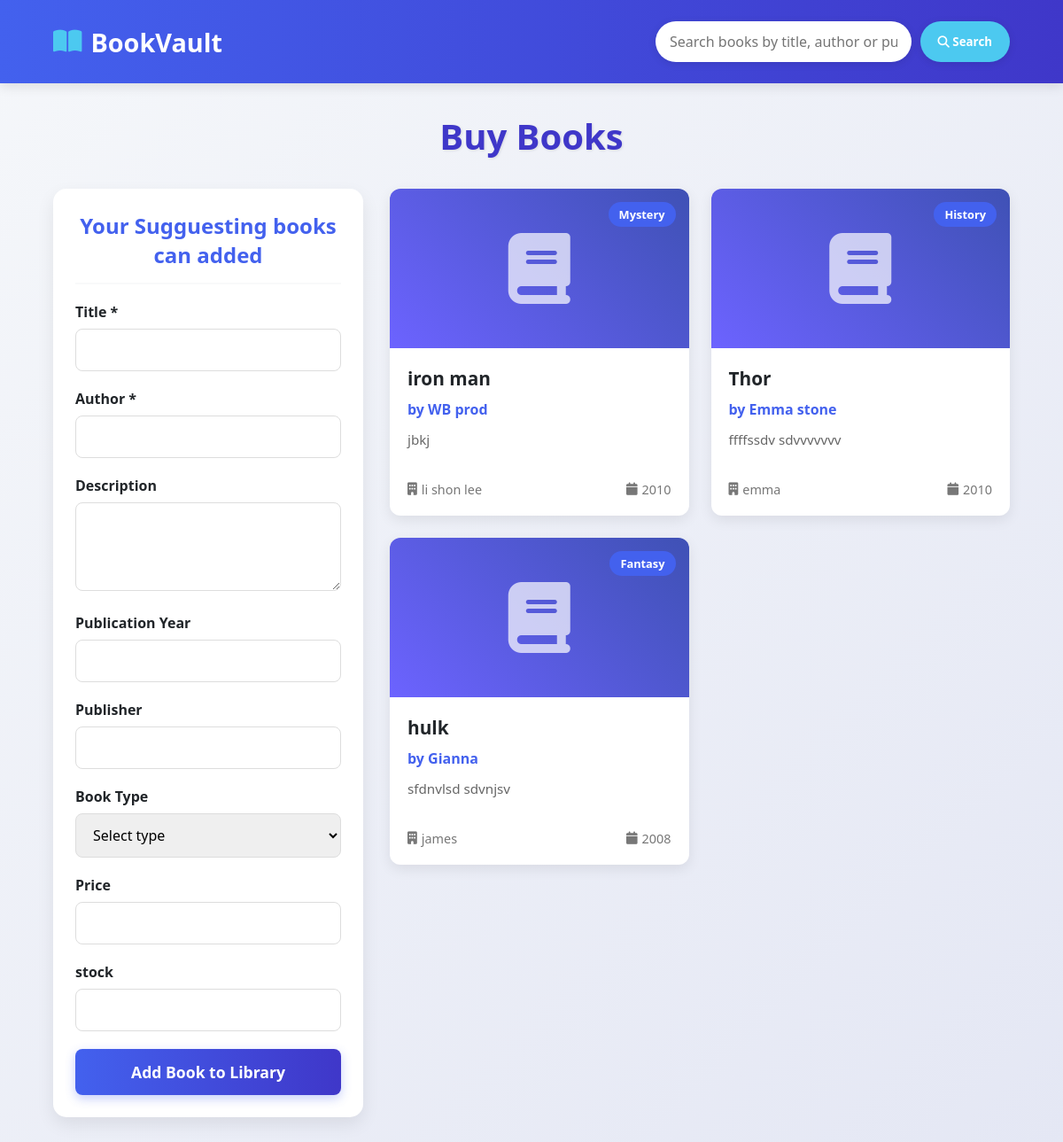
/booklist.php, run on the app's committed database.
### tables this page shows
CREATE TABLE `books` (
  `id` int(11) NOT NULL,
  `title` varchar(255) NOT NULL,
  `author` varchar(255) NOT NULL,
  `description` text NOT NULL,
  `year` int(11) DEFAULT NULL,
  `publisher` varchar(255) DEFAULT NULL,
  `type` enum('Fiction','Non-Fiction','Romance','Sci-Fi','Mystery','Thriller','Biography','History','Fantasy','Science','Children') NOT NULL,
  `price` float NOT NULL,
  `stock` int(11) NOT NULL,
  `created_at` timestamp NOT NULL DEFAULT current_timestamp()
);

### booklist.php (the view, shortened to what this page needs)
<?php
$host = "localhost";
$username = "root";
$password = "";
$dbname = "book_store";
$conn = new mysqli($host, $username, $password, $dbname);
$books = [];
$sql = "SELECT * FROM books ORDER BY id DESC";
$result = $conn->query($sql);
if ($result->num_rows > 0) {
    while($row = $result->fetch_assoc()) {
        $books[] = $row;
    }
}
?>
<!DOCTYPE html>
<html lang="en">
<head>
    <link rel="stylesheet" href="https://cdnjs.cloudflare.com/ajax/libs/font-awesome/6.4.0/css/all.min.css">
</head>
<body>
    <header>
        <div class="container">
            <div class="header-content">
                <div class="logo">
                    <i class="fas fa-book-open"></i>
                    <span>BookVault</span>
                </div>
                <div class="search-container">
                    <input type="text" id="searchInput" placeholder="Search books by title, author or publisher...">
                    <button id="searchBtn"><i class="fas fa-search"></i> Search</button>
                </div>
            </div>
        </div>
    </header>
    <div class="container">
        <h1>Buy Books</h1>
        <div class="main-content">
            <div class="form-container">
                <h2>Your Sugguesting books can added</h2>
                <form id="bookForm" method="POST">
                    <div class="form-group">
                        <label for="title">Title *</label>
                        <input type="text" id="title" name="title" required>
                    </div>
                    <div class="form-group">
                        <label for="author">Author *</label>
                        <input type="text" id="author" name="author" required>
                    </div>
                    <div class="form-group">
                        <label for="description">Description</label>
                        <textarea id="description" name="description"></textarea>
                    </div>
                    <div class="form-group">
                        <label for="year">Publication Year</label>
                        <input type="number" id="year" name="year" min="1800" max="<?php echo date('Y'); ?>">
                    </div>
                    <div class="form-group">
                        <label for="publisher">Publisher</label>
                        <input type="text" id="publisher" name="publisher">
                    </div>
                    <div class="form-group">
                        <label for="type">Book Type</label>
                        <select id="type" name="type">
                            <option value="">Select type</option>
                        </select>
                    </div>
                    <div class="form-group">
                        <label for="price">Price</label>
                        <input type="text" id="price" name="price">
                    </div>
                    <div class="form-group">
                        <label for="stock">stock</label>
                        <input type="text" id="stock" name="stock">
                    </div>
                    <button type="submit" class="btn-submit">Add Book to Library</button>
                </form>
            </div>
            <div class="books-section">
                <div class="books-container" id="booksContainer">
                    <?php if (count($books) > 0): ?>
                        <?php foreach ($books as $book): ?>
                            <div class="book-card">
                                <div class="card-header">
                                    <i class="fas fa-book book-icon"></i>
                                    <span class="book-type"><?php echo htmlspecialchars($book['type'] ?? 'General'); ?></span>
                                </div>
                                <div class="card-body">
                                    <h3><?php echo htmlspecialchars($book['title']); ?></h3>
                                    <span class="author">by <?php echo htmlspecialchars($book['author']); ?></span>
                                    <p><?php echo htmlspecialchars($book['description'] ?: 'No description available.'); ?></p>
                                </div>
                                <div class="card-footer">
                                    <div class="publisher">
                                        <i class="fas fa-building"></i>
                                        <span><?php echo htmlspecialchars($book['publisher'] ?: 'Unknown'); ?></span>
                                    </div>
                                    <div class="year">
                                        <i class="fas fa-calendar"></i>
                                        <span><?php echo htmlspecialchars($book['year'] ?: 'N/A'); ?></span>
                                    </div>
                                </div>
                            </div>
                        <?php endforeach; ?>
                    <?php endif; ?>
                </div>
            </div>
        </div>
    </div>
</body>
</html>

### booklist.php (style rules this page uses)
* { margin: 0; padding: 0; box-sizing: border-box; font-family: 'Segoe UI', Tahoma, Geneva, Verdana, sans-serif; }
:root { --primary: #4361ee; --secondary: #3f37c9; --success: #4cc9f0; --dark: #212529; --light: #f8f9fa; --danger: #e63946; --warning: #ffaa00; }
body { background: linear-gradient(135deg, #f5f7fa 0%, #e4e7f4 100%); color: var(--dark); min-height: 100vh; padding-bottom: 40px; }
header { background: linear-gradient(to right, var(--primary), var(--secondary)); color: white; padding: 1.5rem 0; box-shadow: 0 4px 12px rgba(0, 0, 0, 0.1); position: sticky; top: 0; z-index: 100; }
.container { width: 90%; max-width: 1200px; margin: 0 auto; }
.header-content { display: flex; justify-content: space-between; align-items: center; }
.logo { display: flex; align-items: center; gap: 10px; font-size: 1.8rem; font-weight: 700; }
.logo i { color: var(--success); }
.search-container { display: flex; gap: 10px; width: 400px; }
.search-container input { flex: 1; padding: 12px 16px; border: none; border-radius: 50px; font-size: 1rem; box-shadow: 0 2px 10px rgba(0, 0, 0, 0.1); }
.search-container button { background: var(--success); color: white; border: none; border-radius: 50px; padding: 0 20px; cursor: pointer; font-weight: 600; transition: all 0.3s ease; box-shadow: 0 2px 10px rgba(0, 0, 0, 0.1); }
h1 { text-align: center; margin: 2rem 0; font-size: 2.5rem; color: var(--secondary); text-shadow: 1px 1px 3px rgba(0,0,0,0.1); }
.main-content { display: grid; grid-template-columns: 350px 1fr; gap: 30px; }
.form-container { background: white; padding: 25px; border-radius: 15px; box-shadow: 0 8px 20px rgba(0, 0, 0, 0.08); height: fit-content; position: sticky; top: 100px; }
.form-container h2 { color: var(--primary); margin-bottom: 20px; text-align: center; padding-bottom: 15px; border-bottom: 2px solid var(--light); }
.form-group { margin-bottom: 20px; }
.form-group label { display: block; margin-bottom: 8px; font-weight: 600; color: var(--dark); }
.form-group input, .form-group textarea, .form-group select { width: 100%; padding: 12px 15px; border: 1px solid #ddd; border-radius: 8px; font-size: 1rem; transition: all 0.3s ease; }
.form-group textarea { min-height: 100px; resize: vertical; }
.btn-submit { background: linear-gradient(to right, var(--primary), var(--secondary)); color: white; border: none; border-radius: 8px; padding: 14px; width: 100%; font-size: 1.1rem; font-weight: 600; cursor: pointer; transition: all 0.3s ease; box-shadow: 0 4px 12px rgba(67, 97, 238, 0.3); }
.books-container { display: grid; grid-template-columns: repeat(auto-fill, minmax(280px, 1fr)); gap: 25px; }
.book-card { background: white; border-radius: 12px; overflow: hidden; box-shadow: 0 5px 15px rgba(0, 0, 0, 0.08); transition: all 0.3s ease; display: flex; flex-direction: column; height: 100%; }
.card-header { height: 180px; overflow: hidden; position: relative; background: linear-gradient(45deg, #6c63ff, #3f51b5); display: flex; align-items: center; justify-content: center; }
.card-header .book-icon { font-size: 5rem; color: rgba(255, 255, 255, 0.7); }
.book-type { position: absolute; top: 15px; right: 15px; background: var(--primary); color: white; padding: 5px 12px; border-radius: 20px; font-size: 0.8rem; font-weight: 600; }
.card-body { padding: 20px; flex-grow: 1; }
.card-body h3 { font-size: 1.3rem; margin-bottom: 10px; color: var(--dark); }
.card-body .author { color: var(--primary); font-weight: 600; margin-bottom: 12px; display: block; }
.card-body p { color: #666; line-height: 1.5; margin-bottom: 15px; font-size: 0.95rem; }
.card-footer { display: flex; justify-content: space-between; padding: 0 20px 20px; color: #777; font-size: 0.9rem; }
.publisher { display: flex; align-items: center; gap: 5px; }
.year { display: flex; align-items: center; gap: 5px; }

### data on the page
books: type "Mystery", title "iron man", author "WB prod", description "jbkj", publisher "li shon lee", year "2010"
books: type "History", title "Thor", author "Emma stone", description "ffffssdv sdvvvvvvv", publisher "emma", year "2010"
books: type "Fantasy", title "hulk", author "Gianna", description "sfdnvlsd sdvnjsv", publisher "james", year "2008"
